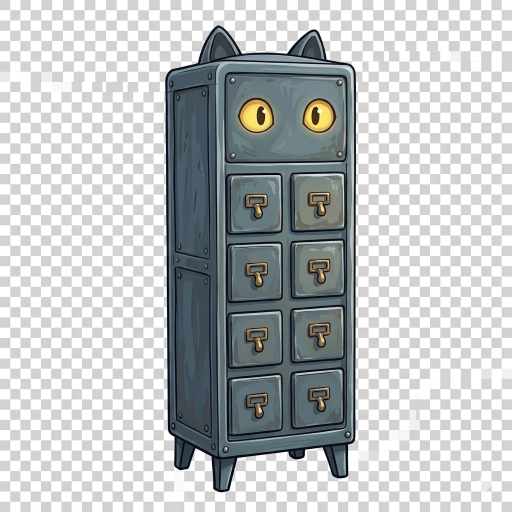
#> input picture archivador.png, 1024 x 1024 px (shown at 1/2 size)
$ python generate_icons.py
#> lines starting #> are read from the running program, lines starting #| are printed output that depends on the picture
from PIL import Image
import os

# Abrir la imagen original
img = Image.open('archivador.png')
#> img is the input picture: PIL image 1024x1024 RGBA; mean R, G, B, A 189.1, 192.6, 193.3, 255
print(f'Original size: {img.size}, mode: {img.mode}')
#| Original size: (1024, 1024), mode: RGBA

# Crear icono 192x192
icon192 = img.resize((192, 192), Image.LANCZOS)
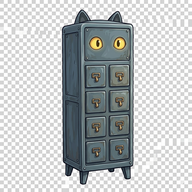
#> icon192: PIL image 192x192 RGBA; mean R, G, B, A 188.6, 192.1, 192.8, 255
icon192.save('frontend/public/icons/icon-192x192.png', 'PNG')
print(f'Created icon-192x192.png: {os.path.getsize("frontend/public/icons/icon-192x192.png")} bytes')

# Crear icono 512x512
icon512 = img.resize((512, 512), Image.LANCZOS)
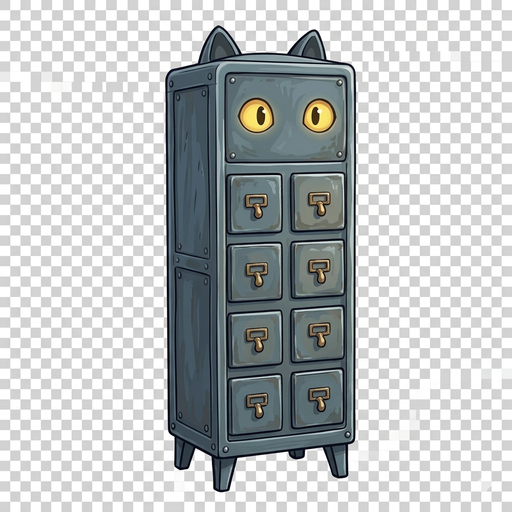
#> icon512: PIL image 512x512 RGBA; mean R, G, B, A 188.9, 192.4, 193.1, 255
icon512.save('frontend/public/icons/icon-512x512.png', 'PNG')
print(f'Created icon-512x512.png: {os.path.getsize("frontend/public/icons/icon-512x512.png")} bytes')

# Crear favicon.png (32x32)
favicon = img.resize((32, 32), Image.LANCZOS)
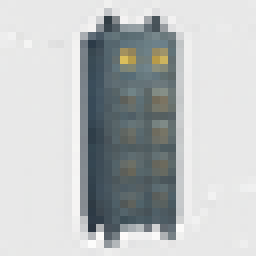
#> favicon: PIL image 32x32 RGBA (shown 8 times larger); mean R, G, B, A 189.1, 192.6, 193.3, 255
favicon.save('frontend/public/favicon.png', 'PNG')
print(f'Created favicon.png: {os.path.getsize("frontend/public/favicon.png")} bytes')

# Crear apple-touch-icon (180x180)
apple = img.resize((180, 180), Image.LANCZOS)
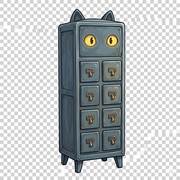
#> apple: PIL image 180x180 RGBA; mean R, G, B, A 188.6, 192.1, 192.8, 255
apple.save('frontend/public/icons/apple-touch-icon.png', 'PNG')
print(f'Created apple-touch-icon.png: {os.path.getsize("frontend/public/icons/apple-touch-icon.png")} bytes')

# Crear favicon.ico (multi-size)
favicon_ico = img.resize((32, 32), Image.LANCZOS)
favicon_ico.save('favicon.ico', format='ICO', sizes=[(16,16), (32,32), (48,48)])
print(f'Created favicon.ico: {os.path.getsize("favicon.ico")} bytes')

print('All icons generated successfully!')
